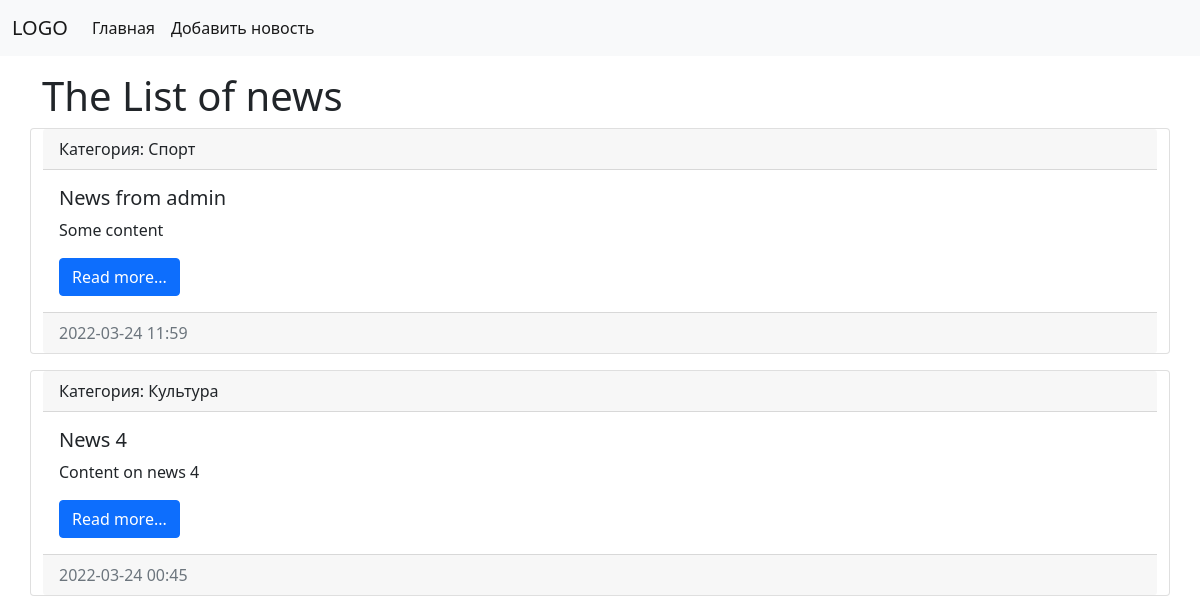
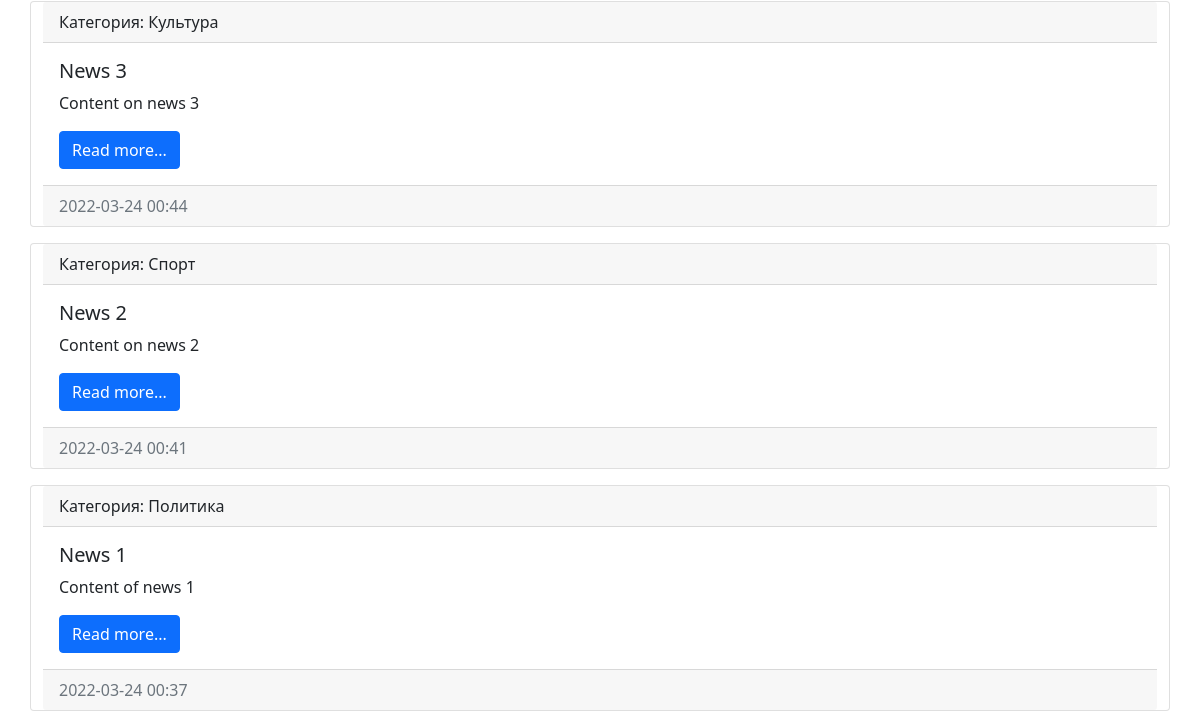
Before: / with the older database file (2 pictures, top to bottom).
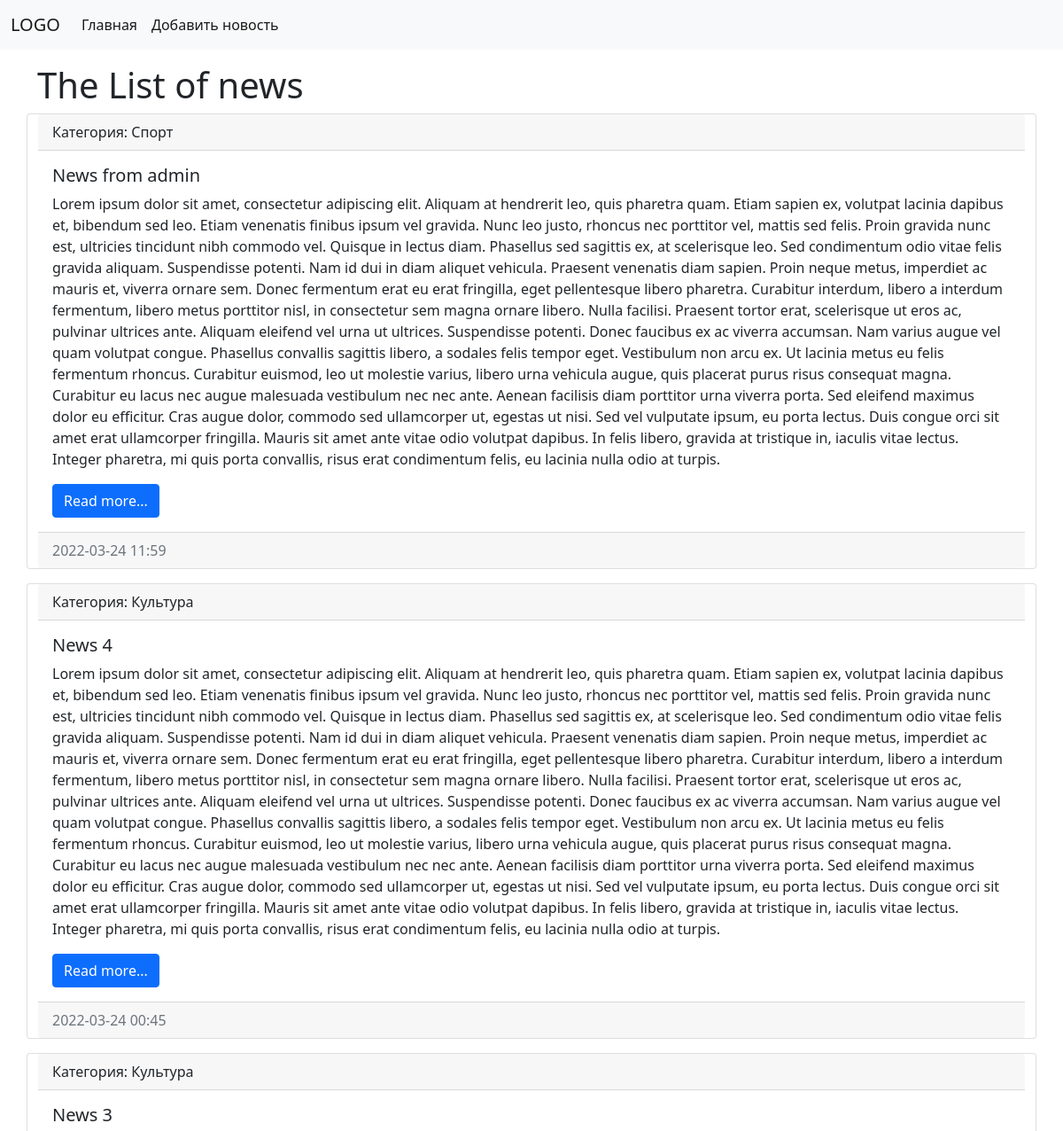
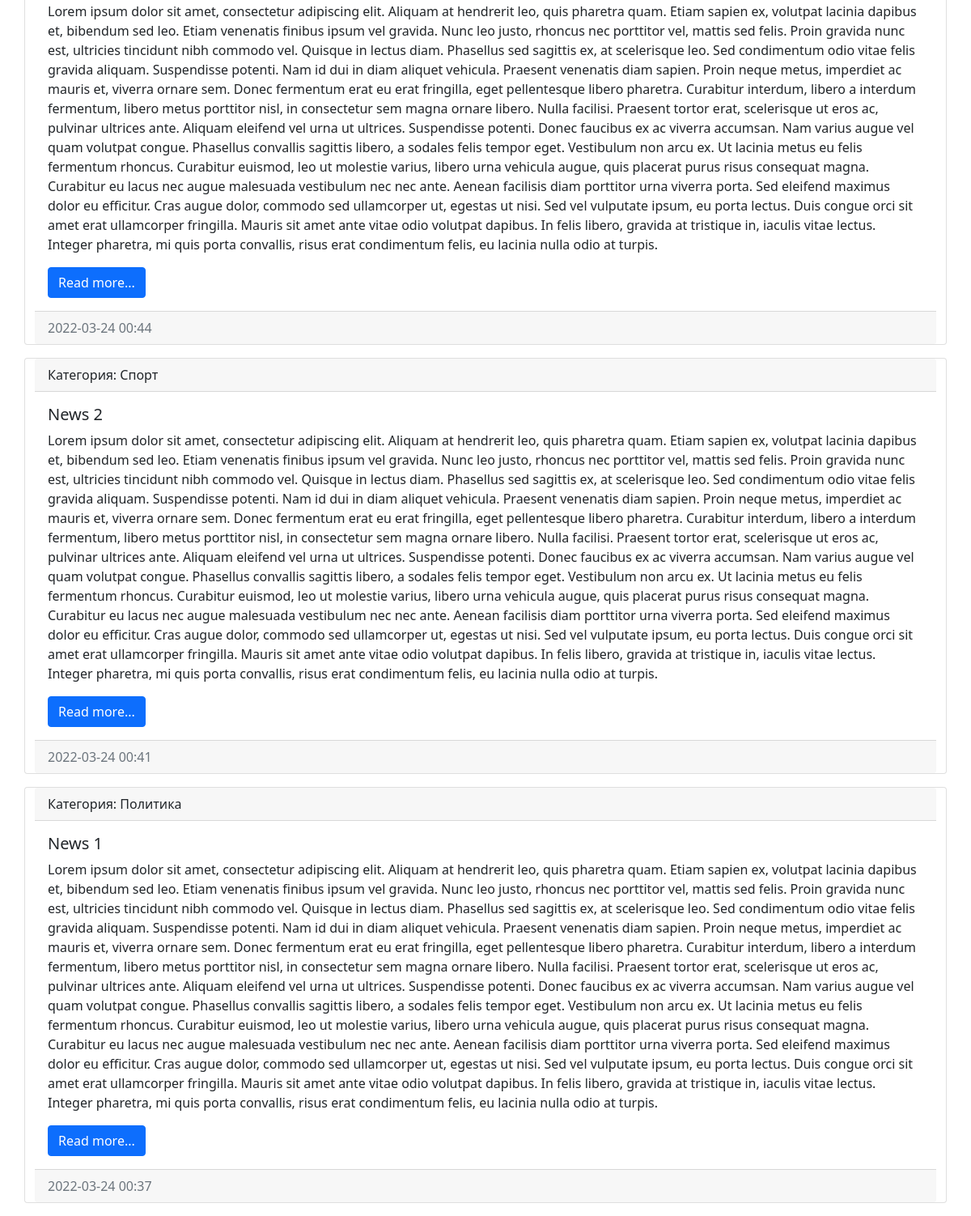
After: the same page with the newer database file (2 pictures, top to bottom).
### news/models.py (models this page shows, shortened)
class News(models.Model):
    title = models.CharField(max_length=150, verbose_name='Наименование')
    content = models.TextField(blank=True, verbose_name='Контент')
    created_at = models.DateTimeField(auto_now_add=True, verbose_name='Дата публикации')
    updated_at = models.DateTimeField(auto_now=True, verbose_name='Обновлено')
    photo = models.ImageField(upload_to='photos/%Y/%m/%d/', verbose_name='Фото', blank=True)
    is_published = models.BooleanField(default=True, verbose_name='Опубликовано')
    category = models.ForeignKey('Category', on_delete=models.PROTECT, null=True, verbose_name='Категория')
    class Meta:
        verbose_name = 'Новость'
        verbose_name_plural = 'Новости'
        ordering = ['-created_at']

class Category(models.Model):
    title = models.CharField(max_length=150, db_index=True, verbose_name='Наименование категории')
    def __str__(self):
        return self.title
    class Meta:
        verbose_name = 'Категория'
        verbose_name_plural = 'Категории'
        ordering = ['title']

### news/views.py (the view)
# urls.py: path('', news.views.index),
def index(request):
    news = News.objects.order_by('-created_at')
    context = {
        'news': news,
        'title': 'The List of news',
    }
    return render(request, 'news/index.html', context)

### news/templates/news/index.html (shortened to what this page needs)
<!doctype html>
<html lang="en">
<head>
    <link href="https://cdn.jsdelivr.net/npm/bootstrap@5.1.3/dist/css/bootstrap.min.css" rel="stylesheet">
</head>
<body>
<nav class="navbar navbar-expand-lg navbar-light bg-light">
    <div class="container-fluid">
        <a class="navbar-brand" href="/">LOGO</a>
        <div class="collapse navbar-collapse" id="navbarSupportedContent">
            <ul class="navbar-nav me-auto mb-2 mb-lg-0">
                <li class="nav-item"><a class="nav-link active" aria-current="page" href="/">Главная</a></li>
                <li class="nav-item"><a class="nav-link active" aria-current="page" href="/">Добавить новость</a></li>
            </ul>
        </div>
    </div>
</nav>
<div class="container mt-3">
    <h1>{{ title }}</h1>
    <div class="row">
        {% for item in news %}
            <div class="card mb-3">
                <div class="card-header">
                    Категория: {{ item.category }}
                </div>
                <div class="card-body">
                    <h5 class="card-title">{{ item.title }}</h5>
                    <p class="card-text">{{ item.content }}</p>
                    <a href="#" class="btn btn-primary">Read more...</a>
                </div>
                <div class="card-footer text-muted">
                    {{ item.created_at|date:"Y-m-d H:i" }}
                </div>
            </div>
        {% endfor %}
    </div>
</div>
</body>
</html>

Changed rows visible on the page:
changed News "News from admin": content "Some content" → "Lorem ipsum dolor sit amet, consectetur adipiscing elit. Aliquam at hendrerit leo, quis pharetra quam. Etiam sapien ex, volutpat lacinia dapibus et, bibendum sed leo. Etiam venenatis finibus ipsum vel gravida. Nunc leo justo, rhoncus nec porttitor vel, mattis sed felis. Proin gravida nunc est, ultricies tincidunt nibh commodo vel. Quisque in lectus diam. Phasellus sed sagittis ex, at scelerisque leo. Sed condimentum odio vitae felis gravida aliquam. Suspendisse potenti. Nam id dui in diam aliquet vehicula. Praesent venenatis diam sapien. Proin neque metus, imperdiet ac mauris et, viverra ornare sem. Donec fermentum erat eu erat fringilla, eget pellentesque libero pharetra. Curabitur…"
changed News "News 4": content "Content on news 4" → "Lorem ipsum dolor sit amet, consectetur adipiscing elit. Aliquam at hendrerit leo, quis pharetra quam. Etiam sapien ex, volutpat lacinia dapibus et, bibendum sed leo. Etiam venenatis finibus ipsum vel gravida. Nunc leo justo, rhoncus nec porttitor vel, mattis sed felis. Proin gravida nunc est, ultricies tincidunt nibh commodo vel. Quisque in lectus diam. Phasellus sed sagittis ex, at scelerisque leo. Sed condimentum odio vitae felis gravida aliquam. Suspendisse potenti. Nam id dui in diam aliquet vehicula. Praesent venenatis diam sapien. Proin neque metus, imperdiet ac mauris et, viverra ornare sem. Donec fermentum erat eu erat fringilla, eget pellentesque libero pharetra. Curabitur…"
changed News "News 3": content "Content on news 3" → "Lorem ipsum dolor sit amet, consectetur adipiscing elit. Aliquam at hendrerit leo, quis pharetra quam. Etiam sapien ex, volutpat lacinia dapibus et, bibendum sed leo. Etiam venenatis finibus ipsum vel gravida. Nunc leo justo, rhoncus nec porttitor vel, mattis sed felis. Proin gravida nunc est, ultricies tincidunt nibh commodo vel. Quisque in lectus diam. Phasellus sed sagittis ex, at scelerisque leo. Sed condimentum odio vitae felis gravida aliquam. Suspendisse potenti. Nam id dui in diam aliquet vehicula. Praesent venenatis diam sapien. Proin neque metus, imperdiet ac mauris et, viverra ornare sem. Donec fermentum erat eu erat fringilla, eget pellentesque libero pharetra. Curabitur…"
changed News "News 2": content "Content on news 2" → "Lorem ipsum dolor sit amet, consectetur adipiscing elit. Aliquam at hendrerit leo, quis pharetra quam. Etiam sapien ex, volutpat lacinia dapibus et, bibendum sed leo. Etiam venenatis finibus ipsum vel gravida. Nunc leo justo, rhoncus nec porttitor vel, mattis sed felis. Proin gravida nunc est, ultricies tincidunt nibh commodo vel. Quisque in lectus diam. Phasellus sed sagittis ex, at scelerisque leo. Sed condimentum odio vitae felis gravida aliquam. Suspendisse potenti. Nam id dui in diam aliquet vehicula. Praesent venenatis diam sapien. Proin neque metus, imperdiet ac mauris et, viverra ornare sem. Donec fermentum erat eu erat fringilla, eget pellentesque libero pharetra. Curabitur…"
changed News "News 1": content "Content of news 1" → "Lorem ipsum dolor sit amet, consectetur adipiscing elit. Aliquam at hendrerit leo, quis pharetra quam. Etiam sapien ex, volutpat lacinia dapibus et, bibendum sed leo. Etiam venenatis finibus ipsum vel gravida. Nunc leo justo, rhoncus nec porttitor vel, mattis sed felis. Proin gravida nunc est, ultricies tincidunt nibh commodo vel. Quisque in lectus diam. Phasellus sed sagittis ex, at scelerisque leo. Sed condimentum odio vitae felis gravida aliquam. Suspendisse potenti. Nam id dui in diam aliquet vehicula. Praesent venenatis diam sapien. Proin neque metus, imperdiet ac mauris et, viverra ornare sem. Donec fermentum erat eu erat fringilla, eget pellentesque libero pharetra. Curabitur…"
